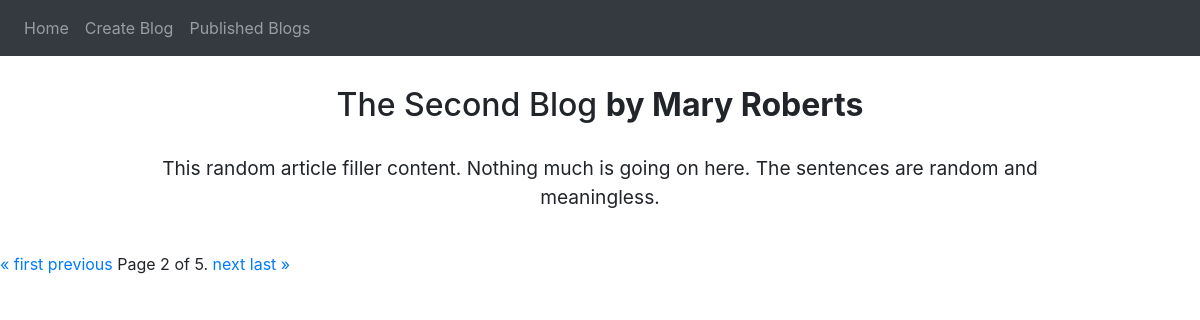
Page /individual_blog/?page=2 on the committed database.
### blog/models.py (models this page shows)
class Article(models.Model):
    title = models.CharField(max_length=250)
    author = models.CharField(max_length=250)
    content = models.TextField()

### blog/views.py (the view)
# urls.py: path('individual_blog/', views.individual_blog_view),
def individual_blog_view(request):
    articles = Article.objects.all()
    paginator = Paginator(articles, 1) # Show 1 article per page.
    page_number = request.GET.get('page')
    page_obj = paginator.get_page(page_number)
    return render(request, 'blog/individualBlog.html', {'page_obj': page_obj})

### blog/templates/blog/individualBlog.html (shortened to what this page needs)
{% extends "blog/base.html" %}
{% block content %}
{% for article in page_obj %}
    <h2 class="center publishedBlogsHeader">{{article.title}} <strong> by {{ article.author }}</strong></h2>
    <p class="articleContent center">{{ article.content }}</p><br>
{% endfor %}
<div class="pagination">
    <span class="step-links">
        {% if page_obj.has_previous %}
            <a href="?page=1">&laquo; first</a>
            <a href="?page={{ page_obj.previous_page_number }}">previous</a>
        {% endif %}
        <span class="current">
            Page {{ page_obj.number }} of {{ page_obj.paginator.num_pages }}.
        </span>
        {% if page_obj.has_next %}
            <a href="?page={{ page_obj.next_page_number }}">next</a>
            <a href="?page={{ page_obj.paginator.num_pages }}">last &raquo;</a>
        {% endif %}
    </span>
</div>
{% endblock content %}

### blog/templates/blog/individualBlog.html (style rules this page uses)
.center { text-align: center; }
.articleContent { margin-left: 10%; margin-right: 10%; font-size: larger; }
.publishedBlogsHeader { margin: 2.5%; }

### rows in the picture
Article: title "The Second Blog", author "Mary Roberts", content "This random article filler content. Nothing much is going on here. The sentences are random and meaningless."

### other values in the picture
{{ page_obj.number }} "2"
{{ page_obj.paginator.num_pages }} "5"
